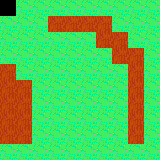

A level layout from a 2D game, rendered from its tile map. Below: a short description, then the map file with its tile-grid data intact:
An orthogonal 10x10 tile map with 16x16 px tiles, 2 tile layers (Terrain, _COL), 2 tilesets.

<map version="1.0" orientation="orthogonal" renderorder="right-down" width="10" height="10" tilewidth="16" tileheight="16" nextobjectid="1">
 <tileset firstgid="1" name="Fields" tilewidth="16" tileheight="16" tilecount="2">
  <image source="../../Assets/Tilesets/Fields.png" width="32" height="16" />
 </tileset>
 <tileset firstgid="3" name="_COL" tilewidth="16" tileheight="16" tilecount="12">
  <image source="../../Assets/Tilesets/Collisions.png" width="64" height="48" />
  <tile id="0">
   <properties>
    <property name="ColType" value="NULL" />
   </properties>
  </tile>
  <tile id="1">
   <properties>
    <property name="ColType" value="FULL" />
   </properties>
  </tile>
  <tile id="2">
   <properties>
    <property name="ColType" value="TOPHALF" />
   </properties>
  </tile>
  <tile id="3">
   <properties>
    <property name="ColType" value="BOTTOMHALF" />
   </properties>
  </tile>
  <tile id="4">
   <properties>
    <property name="ColType" value="LEFTHALF" />
   </properties>
  </tile>
  <tile id="5">
   <properties>
    <property name="ColType" value="RIGHTHALF" />
   </properties>
  </tile>
  <tile id="6">
   <properties>
    <property name="ColType" value="TRI_DR" />
   </properties>
  </tile>
  <tile id="7">
   <properties>
    <property name="ColType" value="TRI_UL" />
   </properties>
  </tile>
  <tile id="8">
   <properties>
    <property name="ColType" value="TRI_DL" />
   </properties>
  </tile>
  <tile id="9">
   <properties>
    <property name="ColType" value="TRI_UR" />
   </properties>
  </tile>
 </tileset>
 <layer name="Terrain" width="10" height="10">
  <data>
   <tile gid="0" />
   <tile gid="1" />
   <tile gid="1" />
   <tile gid="1" />
   <tile gid="1" />
   <tile gid="1" />
   <tile gid="1" />
   <tile gid="1" />
   <tile gid="1" />
   <tile gid="1" />
   <tile gid="1" />
   <tile gid="1" />
   <tile gid="1" />
   <tile gid="2" />
   <tile gid="2" />
   <tile gid="2" />
   <tile gid="2" />
   <tile gid="1" />
   <tile gid="1" />
   <tile gid="1" />
   <tile gid="1" />
   <tile gid="1" />
   <tile gid="1" />
   <tile gid="1" />
   <tile gid="1" />
   <tile gid="1" />
   <tile gid="2" />
   <tile gid="2" />
   <tile gid="1" />
   <tile gid="1" />
   <tile gid="1" />
   <tile gid="1" />
   <tile gid="1" />
   <tile gid="1" />
   <tile gid="1" />
   <tile gid="1" />
   <tile gid="1" />
   <tile gid="2" />
   <tile gid="2" />
   <tile gid="1" />
   <tile gid="2" />
   <tile gid="1" />
   <tile gid="1" />
   <tile gid="1" />
   <tile gid="1" />
   <tile gid="1" />
   <tile gid="1" />
   <tile gid="1" />
   <tile gid="2" />
   <tile gid="1" />
   <tile gid="2" />
   <tile gid="2" />
   <tile gid="1" />
   <tile gid="1" />
   <tile gid="1" />
   <tile gid="1" />
   <tile gid="1" />
   <tile gid="1" />
   <tile gid="2" />
   <tile gid="1" />
   <tile gid="2" />
   <tile gid="2" />
   <tile gid="1" />
   <tile gid="1" />
   <tile gid="1" />
   <tile gid="1" />
   <tile gid="1" />
   <tile gid="1" />
   <tile gid="2" />
   <tile gid="1" />
   <tile gid="2" />
   <tile gid="2" />
   <tile gid="1" />
   <tile gid="1" />
   <tile gid="1" />
   <tile gid="1" />
   <tile gid="1" />
   <tile gid="1" />
   <tile gid="2" />
   <tile gid="1" />
   <tile gid="2" />
   <tile gid="2" />
   <tile gid="1" />
   <tile gid="1" />
   <tile gid="1" />
   <tile gid="1" />
   <tile gid="1" />
   <tile gid="1" />
   <tile gid="2" />
   <tile gid="1" />
   <tile gid="1" />
   <tile gid="1" />
   <tile gid="1" />
   <tile gid="1" />
   <tile gid="1" />
   <tile gid="1" />
   <tile gid="1" />
   <tile gid="1" />
   <tile gid="1" />
   <tile gid="1" />
  </data>
 </layer>
 <layer name="_COL" width="10" height="10" opacity="0.27">
  <data>
   <tile gid="0" />
   <tile gid="0" />
   <tile gid="0" />
   <tile gid="0" />
   <tile gid="0" />
   <tile gid="0" />
   <tile gid="0" />
   <tile gid="0" />
   <tile gid="0" />
   <tile gid="0" />
   <tile gid="0" />
   <tile gid="0" />
   <tile gid="0" />
   <tile gid="4" />
   <tile gid="4" />
   <tile gid="4" />
   <tile gid="4" />
   <tile gid="0" />
   <tile gid="0" />
   <tile gid="0" />
   <tile gid="0" />
   <tile gid="0" />
   <tile gid="0" />
   <tile gid="0" />
   <tile gid="0" />
   <tile gid="0" />
   <tile gid="4" />
   <tile gid="4" />
   <tile gid="0" />
   <tile gid="0" />
   <tile gid="0" />
   <tile gid="0" />
   <tile gid="0" />
   <tile gid="0" />
   <tile gid="0" />
   <tile gid="0" />
   <tile gid="0" />
   <tile gid="4" />
   <tile gid="4" />
   <tile gid="0" />
   <tile gid="4" />
   <tile gid="0" />
   <tile gid="0" />
   <tile gid="0" />
   <tile gid="0" />
   <tile gid="0" />
   <tile gid="0" />
   <tile gid="0" />
   <tile gid="4" />
   <tile gid="0" />
   <tile gid="4" />
   <tile gid="4" />
   <tile gid="0" />
   <tile gid="0" />
   <tile gid="0" />
   <tile gid="0" />
   <tile gid="0" />
   <tile gid="0" />
   <tile gid="4" />
   <tile gid="0" />
   <tile gid="4" />
   <tile gid="4" />
   <tile gid="0" />
   <tile gid="0" />
   <tile gid="0" />
   <tile gid="0" />
   <tile gid="3" />
   <tile gid="0" />
   <tile gid="4" />
   <tile gid="0" />
   <tile gid="4" />
   <tile gid="4" />
   <tile gid="0" />
   <tile gid="0" />
   <tile gid="0" />
   <tile gid="0" />
   <tile gid="0" />
   <tile gid="0" />
   <tile gid="4" />
   <tile gid="0" />
   <tile gid="4" />
   <tile gid="4" />
   <tile gid="0" />
   <tile gid="0" />
   <tile gid="0" />
   <tile gid="0" />
   <tile gid="0" />
   <tile gid="0" />
   <tile gid="4" />
   <tile gid="0" />
   <tile gid="0" />
   <tile gid="0" />
   <tile gid="0" />
   <tile gid="0" />
   <tile gid="0" />
   <tile gid="0" />
   <tile gid="0" />
   <tile gid="0" />
   <tile gid="0" />
   <tile gid="0" />
  </data>
 </layer>
</map>